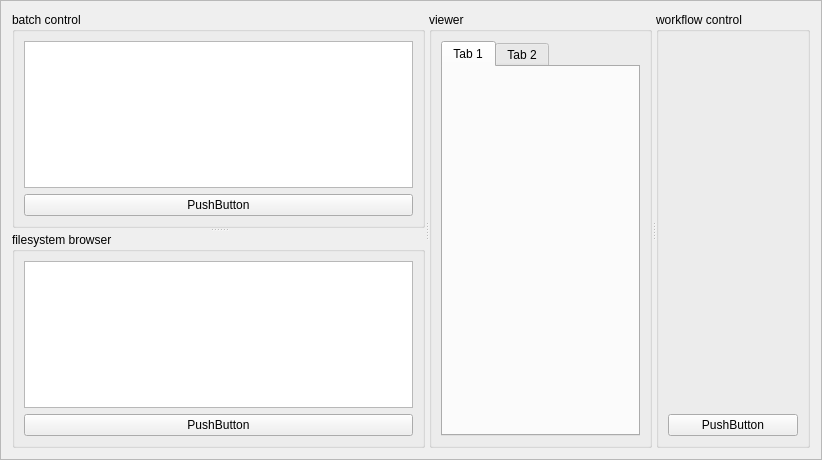
<?xml version="1.0" encoding="UTF-8"?>
<ui version="4.0">
 <class>main_widget</class>
 <widget class="QFrame" name="main_widget">
  <property name="geometry">
   <rect>
    <x>0</x>
    <y>0</y>
    <width>822</width>
    <height>460</height>
   </rect>
  </property>
  <property name="windowTitle">
   <string>Frame</string>
  </property>
  <property name="frameShape">
   <enum>QFrame::StyledPanel</enum>
  </property>
  <property name="frameShadow">
   <enum>QFrame::Raised</enum>
  </property>
  <layout class="QGridLayout" name="gridLayout_5">
   <item row="0" column="0">
    <widget class="QSplitter" name="main_splitter">
     <property name="orientation">
      <enum>Qt::Horizontal</enum>
     </property>
     <widget class="QSplitter" name="left_splitter">
      <property name="orientation">
       <enum>Qt::Vertical</enum>
      </property>
      <widget class="QGroupBox" name="batch_box">
       <property name="title">
        <string>batch control</string>
       </property>
       <layout class="QGridLayout" name="gridLayout_3">
        <item row="0" column="0">
         <widget class="QTreeView" name="fs_browser"/>
        </item>
        <item row="1" column="0">
         <widget class="QPushButton" name="remove_files_button">
          <property name="text">
           <string>PushButton</string>
          </property>
         </widget>
        </item>
       </layout>
      </widget>
      <widget class="QGroupBox" name="fs_box">
       <property name="title">
        <string>filesystem browser</string>
       </property>
       <layout class="QGridLayout" name="gridLayout_2">
        <item row="0" column="0">
         <widget class="QListView" name="batch_list"/>
        </item>
        <item row="1" column="0">
         <widget class="QPushButton" name="add_files_button">
          <property name="text">
           <string>PushButton</string>
          </property>
         </widget>
        </item>
       </layout>
      </widget>
     </widget>
     <widget class="QGroupBox" name="viewer_box">
      <property name="title">
       <string>viewer</string>
      </property>
      <layout class="QGridLayout" name="gridLayout_4">
       <item row="0" column="0">
        <layout class="QGridLayout" name="output_layout">
         <item row="0" column="0">
          <widget class="QTabWidget" name="output_tabs">
           <widget class="QWidget" name="tab">
            <attribute name="title">
             <string>Tab 1</string>
            </attribute>
           </widget>
           <widget class="QWidget" name="tab_2">
            <attribute name="title">
             <string>Tab 2</string>
            </attribute>
           </widget>
          </widget>
         </item>
        </layout>
       </item>
      </layout>
     </widget>
     <widget class="QGroupBox" name="wf_box">
      <property name="title">
       <string>workflow control</string>
      </property>
      <layout class="QGridLayout" name="gridLayout">
       <item row="0" column="0">
        <layout class="QGridLayout" name="wf_layout">
         <item row="0" column="0">
          <spacer name="horizontalSpacer">
           <property name="orientation">
            <enum>Qt::Horizontal</enum>
           </property>
           <property name="sizeHint" stdset="0">
            <size>
             <width>40</width>
             <height>20</height>
            </size>
           </property>
          </spacer>
         </item>
        </layout>
       </item>
       <item row="1" column="0">
        <spacer name="verticalSpacer">
         <property name="orientation">
          <enum>Qt::Vertical</enum>
         </property>
         <property name="sizeHint" stdset="0">
          <size>
           <width>20</width>
           <height>40</height>
          </size>
         </property>
        </spacer>
       </item>
       <item row="2" column="0">
        <widget class="QPushButton" name="run_wf_button">
         <property name="text">
          <string>PushButton</string>
         </property>
        </widget>
       </item>
      </layout>
     </widget>
    </widget>
   </item>
  </layout>
  <zorder>splitter</zorder>
  <zorder>batch_box</zorder>
  <zorder>output_tabs</zorder>
  <zorder>output_tabs</zorder>
  <zorder>fs_box</zorder>
 </widget>
 <resources/>
 <connections/>
</ui>
